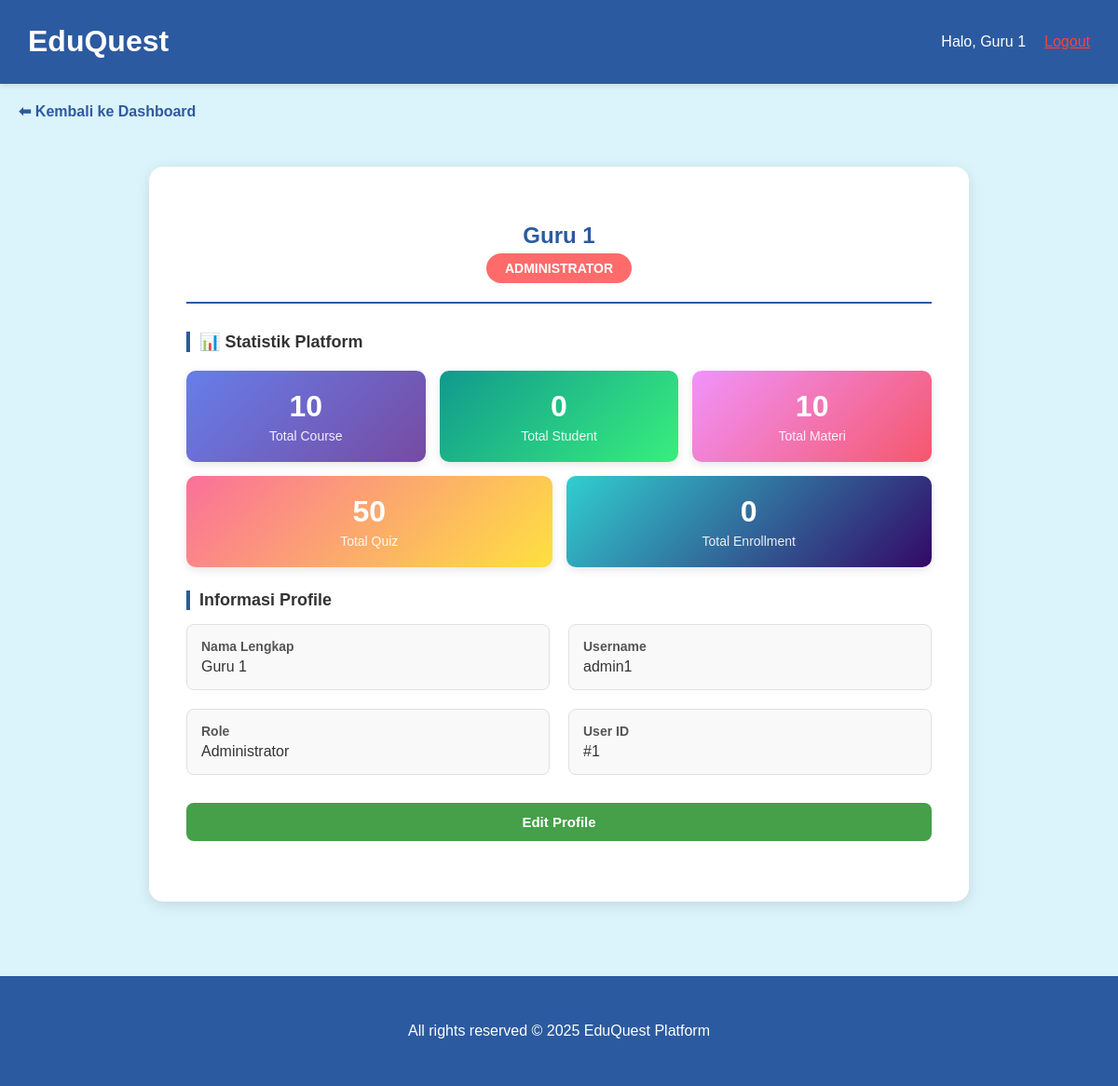
Screenshot of /admin_profile.php (signed in) with the database file from the repository.
### tables this page shows
CREATE TABLE `users` (
  `user_id` int(11) NOT NULL,
  `username` varchar(50) NOT NULL,
  `password` varchar(255) NOT NULL,
  `role` enum('student','admin') DEFAULT 'student',
  `full_name` varchar(100) NOT NULL,
  `favorite_animal` varchar(50) DEFAULT NULL
);

### admin_profile.php (the view, shortened to what this page needs)
<?php
include 'db.php';
$user_id = $_SESSION['user_id'];
$sql_user = "SELECT * FROM users WHERE user_id = ?";
$stmt_user = $conn->prepare($sql_user);
$stmt_user->bind_param("i", $user_id);
$stmt_user->execute();
$user = $stmt_user->get_result()->fetch_assoc();
$sql_courses = "SELECT COUNT(*) as total FROM courses";
$total_courses = $conn->query($sql_courses)->fetch_assoc()['total'];
$sql_students = "SELECT COUNT(*) as total FROM users WHERE role = 'student'";
$total_students = $conn->query($sql_students)->fetch_assoc()['total'];
$sql_materials = "SELECT COUNT(*) as total FROM materials";
$total_materials = $conn->query($sql_materials)->fetch_assoc()['total'];
$sql_quizzes = "SELECT COUNT(*) as total FROM quizzes";
$total_quizzes = $conn->query($sql_quizzes)->fetch_assoc()['total'];
?>
<!DOCTYPE html>
<html lang="id">
<head>
    <link rel="stylesheet" href="profile.css">
</head>
<body>
<header>
    <div class="container">
        <h1><a href="admin_dashboard.php" style="color:white;text-decoration:none;">EduQuest</a></h1>
        <nav>
            <p>Halo, <?= htmlspecialchars($_SESSION['full_name']) ?></p>
            <p><a href="logout.php">Logout</a></p>
        </nav>
    </div>
</header>
<main>
    <a href="admin_dashboard.php" class="back-link">⬅ Kembali ke Dashboard</a>
    <div class="profile-container">
        <div class="profile-header">
            <h2><?= htmlspecialchars($user['full_name']) ?></h2>
            <span class="role-badge admin">Administrator</span>
        </div>
        <div class="profile-section">
            <h3>📊 Statistik Platform</h3>
            <div class="stats-grid">
                <div class="stat-card">
                    <div class="stat-number"><?= $total_courses ?></div>
                    <div class="stat-label">Total Course</div>
                </div>
                <div class="stat-card green">
                    <div class="stat-number"><?= $total_students ?></div>
                    <div class="stat-label">Total Student</div>
                </div>
                <div class="stat-card orange">
                    <div class="stat-number"><?= $total_materials ?></div>
                    <div class="stat-label">Total Materi</div>
                </div>
            </div>
            <div class="stats-grid" style="margin-top: 15px; grid-template-columns: repeat(2, 1fr);">
                <div class="stat-card" style="background: linear-gradient(135deg, #fa709a 0%, #fee140 100%);">
                    <div class="stat-number"><?= $total_quizzes ?></div>
                    <div class="stat-label">Total Quiz</div>
                </div>
                <div class="stat-card" style="background: linear-gradient(135deg, #30cfd0 0%, #330867 100%);">
                    <div class="stat-number">
                        <?php
                        $sql_enrollments = "SELECT COUNT(*) as total FROM student_courses";
                        echo $conn->query($sql_enrollments)->fetch_assoc()['total'];
                        ?>
                    </div>
                    <div class="stat-label">Total Enrollment</div>
                </div>
            </div>
        </div>
        <div class="profile-section">
            <h3>Informasi Profile</h3>
            <div id="profileView">
                <div class="info-grid">
                    <div class="info-item">
                        <label>Nama Lengkap</label>
                        <div class="value"><?= htmlspecialchars($user['full_name']) ?></div>
                    </div>
                    <div class="info-item">
                        <label>Username</label>
                        <div class="value"><?= htmlspecialchars($user['username']) ?></div>
                    </div>
                    <div class="info-item">
                        <label>Role</label>
                        <div class="value">Administrator</div>
                    </div>
                    <div class="info-item">
                        <label>User ID</label>
                        <div class="value">#<?= $user['user_id'] ?></div>
                    </div>
                </div>
                <div class="button-group">
                    <button class="btn btn-primary" onclick="toggleEdit()">Edit Profile</button>
                </div>
            </div>
        </div>
    </div>
</main>
<footer>
</footer>
</body>
</html>

### profile.css (style rules this page uses)
body { font-family: Arial, sans-serif; margin: 0; padding: 0; background: #dbf3fa; display: flex; flex-direction: column; min-height: 100vh; }
main { flex: 1 0 auto; padding: 20px; }
header { background-color: #2c5aa0; padding: 5px 0; box-shadow: 0 2px 5px rgba(0,0,0,0.1); }
.container { display: flex; flex-direction: row; justify-content: space-between; color: white; margin-left: 30px; margin-right: 30px; }
.container nav { display: flex; align-items: center; gap: 20px; }
.container nav p a { color: rgb(255, 62, 62); text-decoration: underline; }
.profile-container { max-width: 800px; margin: 30px auto; background: white; padding: 40px; border-radius: 15px; box-shadow: 0 4px 15px rgba(0,0,0,0.1); }
.profile-header { text-align: center; margin-bottom: 30px; padding-bottom: 20px; border-bottom: 2px solid #2c5aa0; }
.profile-header h2 { color: #2c5aa0; margin-bottom: 5px; }
.role-badge { display: inline-block; padding: 8px 20px; background: #4CAF50; color: white; border-radius: 20px; font-size: 14px; font-weight: 600; text-transform: uppercase; }
.role-badge.admin { background: #ff6b6b; }
.profile-section { margin: 25px 0; }
.profile-section h3 { color: #333; margin-bottom: 15px; font-size: 18px; border-left: 4px solid #2c5aa0; padding-left: 10px; }
.info-grid { display: grid; grid-template-columns: 1fr 1fr; gap: 20px; margin-bottom: 20px; }
.info-item { background: #f9f9f9; padding: 15px; border-radius: 8px; border: 1px solid #e0e0e0; }
.info-item label { display: block; font-weight: 600; color: #555; margin-bottom: 5px; font-size: 14px; }
.info-item .value { color: #333; font-size: 16px; }
.button-group { display: flex; gap: 10px; margin-top: 30px; }
.btn { padding: 12px 30px; border: none; border-radius: 8px; font-size: 15px; font-weight: 600; cursor: pointer; transition: all 0.3s; flex: 1; }
.btn-primary { background-color: #45a049; color: white; }
.stats-grid { display: grid; grid-template-columns: repeat(3, 1fr); gap: 15px; margin-top: 20px; }
.stat-card { background: linear-gradient(135deg, #667eea 0%, #764ba2 100%); color: white; padding: 20px; border-radius: 10px; text-align: center; box-shadow: 0 3px 10px rgba(0,0,0,0.1); }
.stat-card.green { background: linear-gradient(135deg, #11998e 0%, #38ef7d 100%); }
.stat-card.orange { background: linear-gradient(135deg, #f093fb 0%, #f5576c 100%); }
.stat-number { font-size: 32px; font-weight: 700; margin-bottom: 5px; }
.stat-label { font-size: 14px; opacity: 0.9; }
a { color: #2c5aa0; text-decoration: none; }
.back-link { display: inline-block; margin-bottom: 20px; color: #2c5aa0; font-weight: 600; }

### rows the page displays
users: full_name "Guru 1", username "admin1", user_id "1"

### other values shown
$_SESSION['full_name'] "Guru 1"
$total_courses "10"
$total_students "0"
$total_materials "10"
$total_quizzes "50"
$conn->query($sql_enrollments)->fetch_assoc()['total'] "0"
